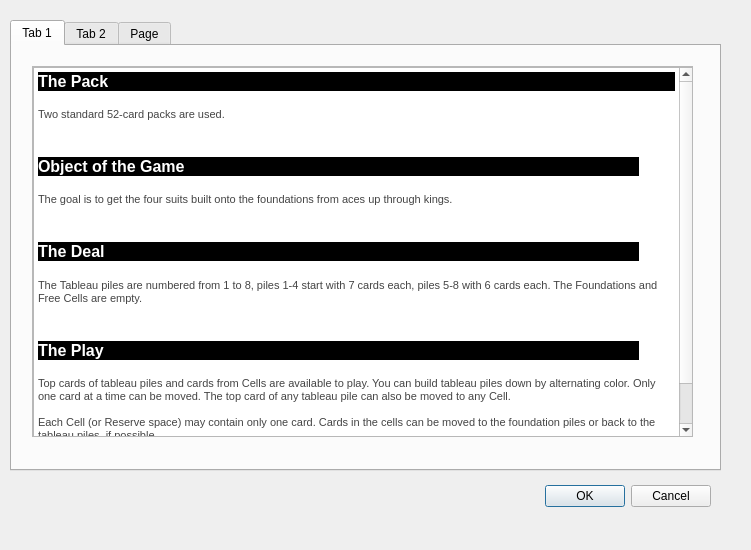
<?xml version="1.0" encoding="UTF-8"?>
<ui version="4.0">
 <class>HelpDialog</class>
 <widget class="QDialog" name="HelpDialog">
  <property name="geometry">
   <rect>
    <x>0</x>
    <y>0</y>
    <width>751</width>
    <height>550</height>
   </rect>
  </property>
  <property name="windowTitle">
   <string>Dialog</string>
  </property>
  <widget class="QDialogButtonBox" name="buttonBox">
   <property name="geometry">
    <rect>
     <x>370</x>
     <y>480</y>
     <width>341</width>
     <height>32</height>
    </rect>
   </property>
   <property name="orientation">
    <enum>Qt::Horizontal</enum>
   </property>
   <property name="standardButtons">
    <set>QDialogButtonBox::Cancel|QDialogButtonBox::Ok</set>
   </property>
  </widget>
  <widget class="QTabWidget" name="tabWidget">
   <property name="geometry">
    <rect>
     <x>10</x>
     <y>20</y>
     <width>711</width>
     <height>451</height>
    </rect>
   </property>
   <property name="currentIndex">
    <number>0</number>
   </property>
   <widget class="QWidget" name="tab">
    <attribute name="title">
     <string>Tab 1</string>
    </attribute>
    <widget class="QScrollArea" name="scrollArea">
     <property name="geometry">
      <rect>
       <x>20</x>
       <y>20</y>
       <width>661</width>
       <height>371</height>
      </rect>
     </property>
     <property name="widgetResizable">
      <bool>true</bool>
     </property>
     <widget class="QWidget" name="scrollAreaWidgetContents">
      <property name="geometry">
       <rect>
        <x>0</x>
        <y>0</y>
        <width>659</width>
        <height>369</height>
       </rect>
      </property>
      <widget class="QTextBrowser" name="textBrowser_2">
       <property name="geometry">
        <rect>
         <x>0</x>
         <y>0</y>
         <width>661</width>
         <height>371</height>
        </rect>
       </property>
       <property name="html">
        <string>&lt;!DOCTYPE HTML PUBLIC &quot;-//W3C//DTD HTML 4.0//EN&quot; &quot;http://www.w3.org/TR/REC-html40/strict.dtd&quot;&gt;
&lt;html&gt;&lt;head&gt;&lt;meta name=&quot;qrichtext&quot; content=&quot;1&quot; /&gt;&lt;title&gt;Rules&lt;/title&gt;&lt;style type=&quot;text/css&quot;&gt;
p, li { white-space: pre-wrap; }
&lt;/style&gt;&lt;/head&gt;&lt;body style=&quot; font-family:'MS Shell Dlg 2'; font-size:7.8pt; font-weight:400; font-style:normal;&quot;&gt;
&lt;p style=&quot; margin-top:36px; margin-bottom:36px; margin-left:0px; margin-right:0px; -qt-block-indent:0; text-indent:0px; line-height:1.2%; background-color:#000000;&quot;&gt;&lt;a name=&quot;rules&quot;&gt;&lt;/a&gt;&lt;span style=&quot; font-family:'Roboto'; font-size:12pt; font-weight:600; color:#ffffff;&quot;&gt;T&lt;/span&gt;&lt;span style=&quot; font-family:'Roboto'; font-size:12pt; font-weight:600; color:#ffffff;&quot;&gt;he Pack&lt;/span&gt;&lt;span style=&quot; font-family:'Roboto'; font-size:12pt;&quot;&gt; &lt;/span&gt;&lt;/p&gt;
&lt;p style=&quot; margin-top:12px; margin-bottom:12px; margin-left:0px; margin-right:0px; -qt-block-indent:0; text-indent:0px;&quot;&gt;&lt;span style=&quot; font-family:'Roboto'; font-size:8pt; color:#444444;&quot;&gt;Two standard 52-card packs are used.&lt;/span&gt;&lt;span style=&quot; font-family:'Roboto'; font-size:8pt;&quot;&gt; &lt;/span&gt;&lt;/p&gt;
&lt;p style=&quot; margin-top:36px; margin-bottom:36px; margin-left:0px; margin-right:36px; -qt-block-indent:0; text-indent:0px; line-height:1.2%; background-color:#000000;&quot;&gt;&lt;span style=&quot; font-family:'Roboto'; font-size:12pt; font-weight:600; color:#ffffff;&quot;&gt;Object of the Game&lt;/span&gt;&lt;span style=&quot; font-family:'Roboto'; font-size:12pt;&quot;&gt; &lt;/span&gt;&lt;/p&gt;
&lt;p style=&quot; margin-top:12px; margin-bottom:12px; margin-left:0px; margin-right:0px; -qt-block-indent:0; text-indent:0px;&quot;&gt;&lt;span style=&quot; font-family:'Roboto'; font-size:8pt; color:#444444;&quot;&gt;The goal is to get the four suits built onto the foundations from aces up through kings.&lt;/span&gt;&lt;span style=&quot; font-family:'Roboto'; font-size:8pt;&quot;&gt; &lt;/span&gt;&lt;/p&gt;
&lt;p style=&quot; margin-top:36px; margin-bottom:36px; margin-left:0px; margin-right:36px; -qt-block-indent:0; text-indent:0px; line-height:1.2%; background-color:#000000;&quot;&gt;&lt;span style=&quot; font-family:'Roboto'; font-size:12pt; font-weight:600; color:#ffffff;&quot;&gt;The Deal&lt;/span&gt;&lt;span style=&quot; font-family:'Roboto'; font-size:12pt;&quot;&gt; &lt;/span&gt;&lt;/p&gt;
&lt;p style=&quot; margin-top:12px; margin-bottom:12px; margin-left:0px; margin-right:0px; -qt-block-indent:0; text-indent:0px;&quot;&gt;&lt;span style=&quot; font-family:'Roboto'; font-size:8pt; color:#444444;&quot;&gt;The Tableau piles are numbered from 1 to 8, piles 1-4 start with 7 cards each, piles 5-8 with 6 cards each. The Foundations and Free Cells are empty.&lt;/span&gt;&lt;span style=&quot; font-family:'Roboto'; font-size:8pt;&quot;&gt; &lt;/span&gt;&lt;/p&gt;
&lt;p style=&quot; margin-top:36px; margin-bottom:36px; margin-left:0px; margin-right:36px; -qt-block-indent:0; text-indent:0px; line-height:1.2%; background-color:#000000;&quot;&gt;&lt;span style=&quot; font-family:'Roboto'; font-size:12pt; font-weight:600; color:#ffffff;&quot;&gt;The Play&lt;/span&gt;&lt;span style=&quot; font-family:'Roboto'; font-size:12pt;&quot;&gt; &lt;/span&gt;&lt;/p&gt;
&lt;p style=&quot; margin-top:12px; margin-bottom:12px; margin-left:0px; margin-right:0px; -qt-block-indent:0; text-indent:0px;&quot;&gt;&lt;span style=&quot; font-family:'Roboto'; font-size:8pt; color:#444444;&quot;&gt;Top cards of tableau piles and cards from Cells are available to play. You can build tableau piles down by alternating color. Only one card at a time can be moved. The top card of any tableau pile can also be moved to any Cell. &lt;br /&gt;&lt;br /&gt;Each Cell (or Reserve space) may contain only one card. Cards in the cells can be moved to the foundation piles or back to the tableau piles, if possible. &lt;br /&gt;&lt;br /&gt;The rules state that you can move only one card at a time, but you can move group of cards in the proper sequence if you have enough free (empty) Cells and/or tableau piles.&lt;/span&gt;&lt;span style=&quot; font-family:'Roboto'; font-size:8pt;&quot;&gt; &lt;/span&gt;&lt;/p&gt;&lt;/body&gt;&lt;/html&gt;</string>
       </property>
      </widget>
     </widget>
    </widget>
   </widget>
   <widget class="QWidget" name="tab_2">
    <attribute name="title">
     <string>Tab 2</string>
    </attribute>
    <widget class="QScrollArea" name="scrollArea_2">
     <property name="geometry">
      <rect>
       <x>20</x>
       <y>20</y>
       <width>651</width>
       <height>381</height>
      </rect>
     </property>
     <property name="widgetResizable">
      <bool>true</bool>
     </property>
     <widget class="QWidget" name="scrollAreaWidgetContents_2">
      <property name="geometry">
       <rect>
        <x>0</x>
        <y>0</y>
        <width>649</width>
        <height>379</height>
       </rect>
      </property>
      <widget class="QTextBrowser" name="textBrowser_3">
       <property name="geometry">
        <rect>
         <x>0</x>
         <y>0</y>
         <width>651</width>
         <height>381</height>
        </rect>
       </property>
       <property name="html">
        <string>&lt;!DOCTYPE HTML PUBLIC &quot;-//W3C//DTD HTML 4.0//EN&quot; &quot;http://www.w3.org/TR/REC-html40/strict.dtd&quot;&gt;
&lt;html&gt;&lt;head&gt;&lt;meta name=&quot;qrichtext&quot; content=&quot;1&quot; /&gt;&lt;title&gt;Rules&lt;/title&gt;&lt;style type=&quot;text/css&quot;&gt;
p, li { white-space: pre-wrap; }
&lt;/style&gt;&lt;/head&gt;&lt;body style=&quot; font-family:'MS Shell Dlg 2'; font-size:7.8pt; font-weight:400; font-style:normal;&quot;&gt;
&lt;p style=&quot; margin-top:36px; margin-bottom:36px; margin-left:0px; margin-right:36px; -qt-block-indent:0; text-indent:0px; line-height:1.2%; background-color:#000000;&quot;&gt;&lt;a name=&quot;rules&quot;&gt;&lt;/a&gt;&lt;span style=&quot; font-family:'Roboto'; font-size:12pt; font-weight:600; color:#ffffff;&quot;&gt;T&lt;/span&gt;&lt;span style=&quot; font-family:'Roboto'; font-size:12pt; font-weight:600; color:#ffffff;&quot;&gt;he Pack&lt;/span&gt;&lt;span style=&quot; font-family:'Roboto'; font-size:12pt;&quot;&gt; &lt;/span&gt;&lt;/p&gt;
&lt;p style=&quot; margin-top:12px; margin-bottom:12px; margin-left:0px; margin-right:0px; -qt-block-indent:0; text-indent:0px;&quot;&gt;&lt;span style=&quot; font-family:'Roboto'; font-size:8pt; color:#444444;&quot;&gt;Two standard 52-card packs are used.&lt;/span&gt;&lt;span style=&quot; font-family:'Roboto'; font-size:8pt;&quot;&gt; &lt;/span&gt;&lt;/p&gt;
&lt;p style=&quot; margin-top:36px; margin-bottom:36px; margin-left:0px; margin-right:36px; -qt-block-indent:0; text-indent:0px; line-height:1.2%; background-color:#000000;&quot;&gt;&lt;span style=&quot; font-family:'Roboto'; font-size:12pt; font-weight:600; color:#ffffff;&quot;&gt;Object of the Game&lt;/span&gt;&lt;span style=&quot; font-family:'Roboto'; font-size:12pt;&quot;&gt; &lt;/span&gt;&lt;/p&gt;
&lt;p style=&quot; margin-top:12px; margin-bottom:12px; margin-left:0px; margin-right:0px; -qt-block-indent:0; text-indent:0px;&quot;&gt;&lt;span style=&quot; font-family:'Roboto'; font-size:8pt; color:#444444;&quot;&gt;The goal is to get the four suits built onto the foundations from aces up through kings.&lt;/span&gt;&lt;span style=&quot; font-family:'Roboto'; font-size:12pt;&quot;&gt; &lt;/span&gt;&lt;/p&gt;
&lt;p style=&quot; margin-top:36px; margin-bottom:36px; margin-left:0px; margin-right:36px; -qt-block-indent:0; text-indent:0px; line-height:1.2%; background-color:#000000;&quot;&gt;&lt;span style=&quot; font-family:'Roboto'; font-size:12pt; font-weight:600; color:#ffffff;&quot;&gt;The Deal&lt;/span&gt;&lt;span style=&quot; font-family:'Roboto'; font-size:8pt;&quot;&gt; &lt;/span&gt;&lt;/p&gt;
&lt;p style=&quot; margin-top:12px; margin-bottom:12px; margin-left:0px; margin-right:0px; -qt-block-indent:0; text-indent:0px;&quot;&gt;&lt;span style=&quot; font-family:'Roboto'; font-size:8pt; color:#444444;&quot;&gt;Deal out 28 cards in seven piles as follows: The first pile is one card; the second pile has two cards, and so on up to seven in the last pile. The top card of each pile is face up; all others are face down. The remaining cards are placed face down to form the stock.&lt;/span&gt;&lt;span style=&quot; font-family:'Roboto'; font-size:8pt;&quot;&gt; &lt;/span&gt;&lt;/p&gt;
&lt;p style=&quot; margin-top:36px; margin-bottom:36px; margin-left:0px; margin-right:36px; -qt-block-indent:0; text-indent:0px; line-height:1.2%; background-color:#000000;&quot;&gt;&lt;span style=&quot; font-family:'Roboto'; font-size:12pt; font-weight:600; color:#ffffff;&quot;&gt;The Play&lt;/span&gt;&lt;span style=&quot; font-family:'Roboto'; font-size:12pt;&quot;&gt; &lt;/span&gt;&lt;/p&gt;
&lt;p style=&quot; margin-top:12px; margin-bottom:12px; margin-left:0px; margin-right:0px; -qt-block-indent:0; text-indent:0px;&quot;&gt;&lt;span style=&quot; font-family:'Roboto'; font-size:8pt; color:#444444;&quot;&gt;As it becomes available, each ace must be played to a row above the piles. Cards in the appropriate suit are then played on the aces in sequence - the two, then the three, and so on - as they become available. &lt;br /&gt;&lt;br /&gt;Any movable card may be placed on a card next-higher in rank if it is of opposite color. Example: A black five may be played on a red six. If more than one card is face up on a tableau pile, all such cards must be moved as a unit. &lt;br /&gt;&lt;br /&gt;When there is no face-up card left on a pile, the top face-down card is turned up and becomes available. &lt;br /&gt;&lt;br /&gt;Only a king may fill an open space in the layout. The player turns up cards from the top of the stock in groups of three, and the top card of the three may be used for building on the piles, if possible, played on a foundation. If a card is used in this manner, the card below it becomes available for play. If the up-card cannot be used, the one, two, or three cards of the group are placed face up on the waste pile, and the next group of three cards is turned up.&lt;/span&gt;&lt;span style=&quot; font-family:'Roboto'; font-size:8pt;&quot;&gt; &lt;/span&gt;&lt;/p&gt;&lt;/body&gt;&lt;/html&gt;</string>
       </property>
      </widget>
     </widget>
    </widget>
   </widget>
   <widget class="QWidget" name="tab_3">
    <attribute name="title">
     <string>Page</string>
    </attribute>
    <widget class="QScrollArea" name="scrollArea_3">
     <property name="geometry">
      <rect>
       <x>10</x>
       <y>20</y>
       <width>681</width>
       <height>381</height>
      </rect>
     </property>
     <property name="widgetResizable">
      <bool>true</bool>
     </property>
     <widget class="QWidget" name="scrollAreaWidgetContents_3">
      <property name="geometry">
       <rect>
        <x>0</x>
        <y>0</y>
        <width>679</width>
        <height>379</height>
       </rect>
      </property>
      <widget class="QTextBrowser" name="textBrowser">
       <property name="geometry">
        <rect>
         <x>0</x>
         <y>0</y>
         <width>681</width>
         <height>381</height>
        </rect>
       </property>
       <property name="html">
        <string>&lt;!DOCTYPE HTML PUBLIC &quot;-//W3C//DTD HTML 4.0//EN&quot; &quot;http://www.w3.org/TR/REC-html40/strict.dtd&quot;&gt;
&lt;html&gt;&lt;head&gt;&lt;meta name=&quot;qrichtext&quot; content=&quot;1&quot; /&gt;&lt;title&gt;Rules&lt;/title&gt;&lt;style type=&quot;text/css&quot;&gt;
p, li { white-space: pre-wrap; }
&lt;/style&gt;&lt;/head&gt;&lt;body style=&quot; font-family:'MS Shell Dlg 2'; font-size:7.8pt; font-weight:400; font-style:normal;&quot;&gt;
&lt;p style=&quot; margin-top:36px; margin-bottom:36px; margin-left:0px; margin-right:36px; -qt-block-indent:0; text-indent:0px; line-height:1.2%; background-color:#000000;&quot;&gt;&lt;a name=&quot;rules&quot;&gt;&lt;/a&gt;&lt;span style=&quot; font-family:'Roboto'; font-size:12pt; font-weight:600; color:#ffffff;&quot;&gt;T&lt;/span&gt;&lt;span style=&quot; font-family:'Roboto'; font-size:12pt; font-weight:600; color:#ffffff;&quot;&gt;he Pack&lt;/span&gt;&lt;span style=&quot; font-family:'Roboto'; font-size:12pt;&quot;&gt; &lt;/span&gt;&lt;/p&gt;
&lt;p style=&quot; margin-top:12px; margin-bottom:12px; margin-left:0px; margin-right:0px; -qt-block-indent:0; text-indent:0px;&quot;&gt;&lt;span style=&quot; font-family:'Roboto'; font-size:8pt; color:#444444;&quot;&gt;Two standard 52-card packs are used.&lt;/span&gt;&lt;span style=&quot; font-family:'Roboto'; font-size:8pt;&quot;&gt; &lt;/span&gt;&lt;/p&gt;
&lt;p style=&quot; margin-top:36px; margin-bottom:36px; margin-left:0px; margin-right:36px; -qt-block-indent:0; text-indent:0px; line-height:1.2%; background-color:#000000;&quot;&gt;&lt;span style=&quot; font-family:'Roboto'; font-size:12pt; font-weight:600; color:#ffffff;&quot;&gt;Object of the Game&lt;/span&gt;&lt;span style=&quot; font-family:'Roboto'; font-size:12pt;&quot;&gt; &lt;/span&gt;&lt;/p&gt;
&lt;p style=&quot; margin-top:12px; margin-bottom:12px; margin-left:0px; margin-right:0px; -qt-block-indent:0; text-indent:0px;&quot;&gt;&lt;span style=&quot; font-family:'Roboto'; font-size:8pt; color:#444444;&quot;&gt;The goal is to get the four suits built onto the foundations from aces up through kings.&lt;/span&gt;&lt;span style=&quot; font-family:'Roboto'; font-size:8pt;&quot;&gt; &lt;/span&gt;&lt;/p&gt;
&lt;p style=&quot; margin-top:36px; margin-bottom:36px; margin-left:0px; margin-right:36px; -qt-block-indent:0; text-indent:0px; line-height:1.2%; background-color:#000000;&quot;&gt;&lt;span style=&quot; font-family:'Roboto'; font-size:12pt; font-weight:600; color:#ffffff;&quot;&gt;The Deal&lt;/span&gt;&lt;span style=&quot; font-family:'Roboto'; font-size:12pt;&quot;&gt; &lt;/span&gt;&lt;/p&gt;
&lt;p style=&quot; margin-top:12px; margin-bottom:12px; margin-left:0px; margin-right:0px; -qt-block-indent:0; text-indent:0px;&quot;&gt;&lt;span style=&quot; font-family:'Roboto'; font-size:8pt; color:#444444;&quot;&gt;Deal out 28 cards in seven piles as follows: The first pile is one card; the second pile has two cards, and so on up to seven in the last pile. The top card of each pile is face up; all others are face down. The remaining cards are placed face down to form the stock.&lt;/span&gt;&lt;span style=&quot; font-family:'Roboto'; font-size:8pt;&quot;&gt; &lt;/span&gt;&lt;/p&gt;
&lt;p style=&quot; margin-top:36px; margin-bottom:36px; margin-left:0px; margin-right:36px; -qt-block-indent:0; text-indent:0px; line-height:1.2%; background-color:#000000;&quot;&gt;&lt;span style=&quot; font-family:'Roboto'; font-size:12pt; font-weight:600; color:#ffffff;&quot;&gt;The Play&lt;/span&gt;&lt;span style=&quot; font-family:'Roboto'; font-size:12pt;&quot;&gt; &lt;/span&gt;&lt;/p&gt;
&lt;p style=&quot; margin-top:12px; margin-bottom:12px; margin-left:0px; margin-right:0px; -qt-block-indent:0; text-indent:0px;&quot;&gt;&lt;span style=&quot; font-family:'Roboto'; font-size:8pt; color:#444444;&quot;&gt;As it becomes available, each ace must be played to a row above the piles. Cards in the appropriate suit are then played on the aces in sequence - the two, then the three, and so on - as they become available. &lt;br /&gt;&lt;br /&gt;Any movable card may be placed on a card next-higher in rank if it is of opposite color. Example: A black five may be played on a red six. If more than one card is face up on a tableau pile, all such cards must be moved as a unit. &lt;br /&gt;&lt;br /&gt;When there is no face-up card left on a pile, the top face-down card is turned up and becomes available. &lt;br /&gt;&lt;br /&gt;Only a king may fill an open space in the layout. The player turns up cards from the top of the stock in groups of three, and the top card of the three may be used for building on the piles, if possible, played on a foundation. If a card is used in this manner, the card below it becomes available for play. If the up-card cannot be used, the one, two, or three cards of the group are placed face up on the waste pile, and the next group of three cards is turned up.&lt;/span&gt;&lt;span style=&quot; font-family:'Roboto'; font-size:8pt;&quot;&gt; &lt;/span&gt;&lt;/p&gt;&lt;/body&gt;&lt;/html&gt;</string>
       </property>
      </widget>
     </widget>
    </widget>
   </widget>
  </widget>
 </widget>
 <resources/>
 <connections>
  <connection>
   <sender>buttonBox</sender>
   <signal>accepted()</signal>
   <receiver>HelpDialog</receiver>
   <slot>accept()</slot>
   <hints>
    <hint type="sourcelabel">
     <x>588</x>
     <y>494</y>
    </hint>
    <hint type="destinationlabel">
     <x>157</x>
     <y>274</y>
    </hint>
   </hints>
  </connection>
  <connection>
   <sender>buttonBox</sender>
   <signal>rejected()</signal>
   <receiver>HelpDialog</receiver>
   <slot>reject()</slot>
   <hints>
    <hint type="sourcelabel">
     <x>656</x>
     <y>500</y>
    </hint>
    <hint type="destinationlabel">
     <x>286</x>
     <y>274</y>
    </hint>
   </hints>
  </connection>
 </connections>
</ui>
